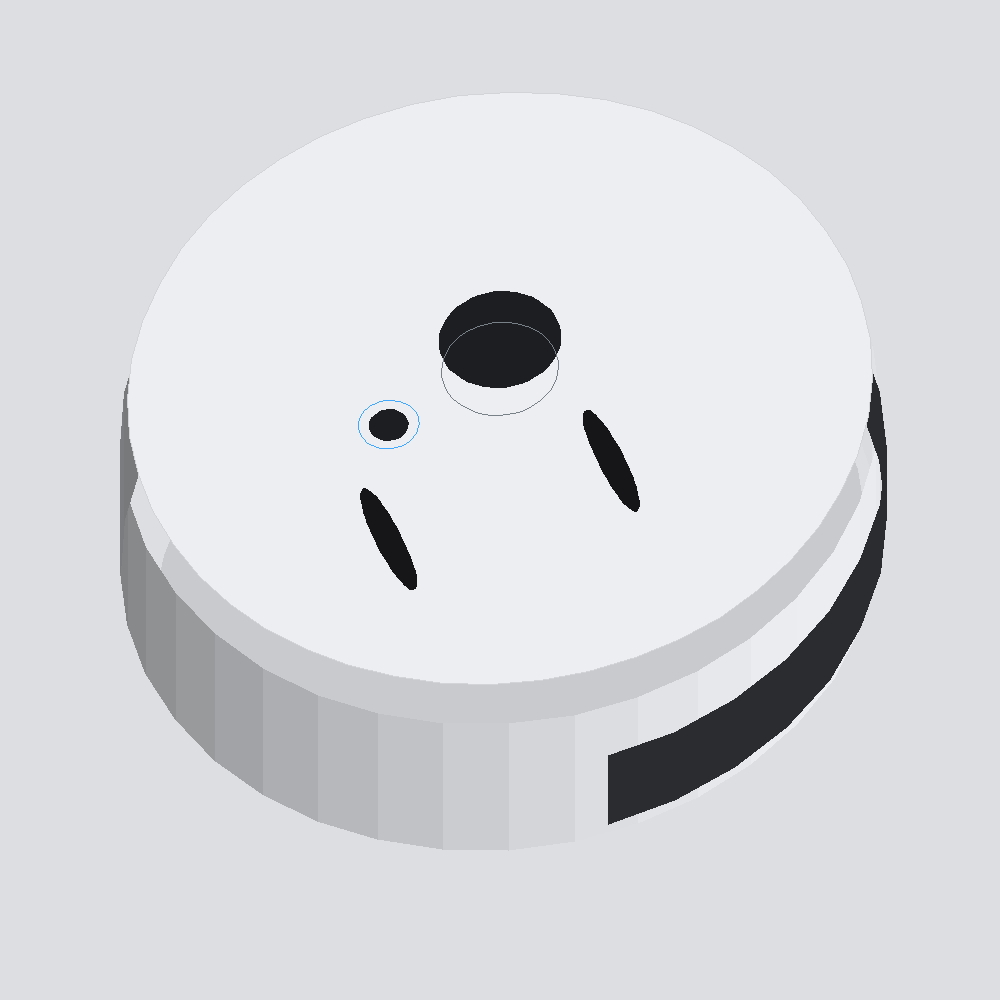

Source code (Python):
"""Simple top/perspective preview of the robot vacuum."""

from __future__ import annotations

import math
from pathlib import Path

from PIL import Image, ImageDraw

import params as P

OUT = Path(__file__).resolve().parent / "preview.png"


def proj(x, y, z):
    sx = 0.9 * x + 0.35 * y
    sy = -0.25 * x + 0.55 * y - 0.85 * z
    return sx, sy


def to_px(pts, bounds, size, pad=0.12):
    minx, miny, maxx, maxy = bounds
    out = []
    for sx, sy in pts:
        px = int((sx - minx) / (maxx - minx) * (1 - 2 * pad) * size + pad * size)
        py = int((sy - miny) / (maxy - miny) * (1 - 2 * pad) * size + pad * size)
        out.append((px, py))
    return out


def ellipse(x, y, z, rx, ry, n=48):
    return [proj(x + rx * math.cos(a), y + ry * math.sin(a), z) for a in [2 * math.pi * i / n for i in range(n)]]


def render(size=1000):
    samples = []
    for z, r in ((0, P.BODY_R), (P.BODY_Z0 + P.BODY_H, P.BODY_R), (P.LIDAR_Z + P.LIDAR_H, P.LIDAR_R)):
        samples.extend(ellipse(0, 0, z, r, r))
    samples.append(proj(P.BUTTON_X, 0, P.BUTTON_Z + 3))
    samples.append(proj(0, -P.BODY_R - 30, 0))
    xs = [p[0] for p in samples]
    ys = [p[1] for p in samples]
    bounds = (min(xs), min(ys), max(xs), max(ys))

    img = Image.new("RGB", (size, size), (220, 222, 226))
    draw = ImageDraw.Draw(img)

    # floor shadow
    shadow = ellipse(8, -8, 0, P.BODY_R * 0.95, P.BODY_R * 0.78)
    draw.polygon(to_px(shadow, bounds, size), fill=(200, 202, 206))

    # body side strip
    z0, z1 = P.BODY_Z0, P.BODY_Z0 + P.BODY_H
    for i in range(36):
        a0 = 2 * math.pi * i / 36
        a1 = 2 * math.pi * (i + 1) / 36
        lit = 0.75 + 0.25 * math.cos(a0 - 0.8)
        col = tuple(int(c * lit) for c in P.WHITE[:3])
        quad = [
            proj(P.BODY_R * math.cos(a0), P.BODY_R * math.sin(a0), z0),
            proj(P.BODY_R * math.cos(a1), P.BODY_R * math.sin(a1), z0),
            proj(P.BODY_R * math.cos(a1), P.BODY_R * math.sin(a1), z1),
            proj(P.BODY_R * math.cos(a0), P.BODY_R * math.sin(a0), z1),
        ]
        draw.polygon(to_px(quad, bounds, size), fill=col)

    # bumper front
    for i in range(18):
        t0, t1 = i / 18, (i + 1) / 18
        a0 = math.radians(-95 + 190 * t0)
        a1 = math.radians(-95 + 190 * t1)
        r = P.BUMPER_R
        quad = [
            proj(r * math.cos(a0), r * math.sin(a0), P.BUMPER_Z),
            proj(r * math.cos(a1), r * math.sin(a1), P.BUMPER_Z),
            proj(r * math.cos(a1), r * math.sin(a1), P.BUMPER_Z + P.BUMPER_H),
            proj(r * math.cos(a0), r * math.sin(a0), P.BUMPER_Z + P.BUMPER_H),
        ]
        draw.polygon(to_px(quad, bounds, size), fill=P.CHARCOAL[:3])

    # top disc
    top = ellipse(0, 0, z1 + P.TOP_DOME_H, P.BODY_R * 0.98, P.BODY_R * 0.98)
    draw.polygon(to_px(top, bounds, size), fill=P.WHITE[:3], outline=(210, 212, 216))

    # lidar
    lid = ellipse(0, 0, P.LIDAR_Z + P.LIDAR_H, P.LIDAR_R, P.LIDAR_R)
    draw.polygon(to_px(lid, bounds, size), fill=P.DARK[:3])
    win = ellipse(0, 0, P.LIDAR_Z + 10, P.LIDAR_WINDOW_R, P.LIDAR_WINDOW_R)
    draw.polygon(to_px(win, bounds, size), outline=P.SMOKE[:3])

    # button + LED
    btn = ellipse(P.BUTTON_X, 0, P.BUTTON_Z + 2, P.BUTTON_R, P.BUTTON_R)
    led = ellipse(P.BUTTON_X, 0, P.BUTTON_Z + 2.2, P.LED_R_OUT, P.LED_R_OUT)
    draw.polygon(to_px(led, bounds, size), outline=P.ACCENT[:3])
    draw.polygon(to_px(btn, bounds, size), fill=P.DARK[:3])

    # wheels (visible as ellipses on sides)
    for wx in (-P.WHEEL_X, P.WHEEL_X):
        wh = ellipse(wx, 0, P.WHEEL_Z, 6, P.WHEEL_R)
        draw.polygon(to_px(wh, bounds, size), fill=P.RUBBER[:3])

    return img


if __name__ == "__main__":
    render().save(OUT)
    print("wrote", OUT)
